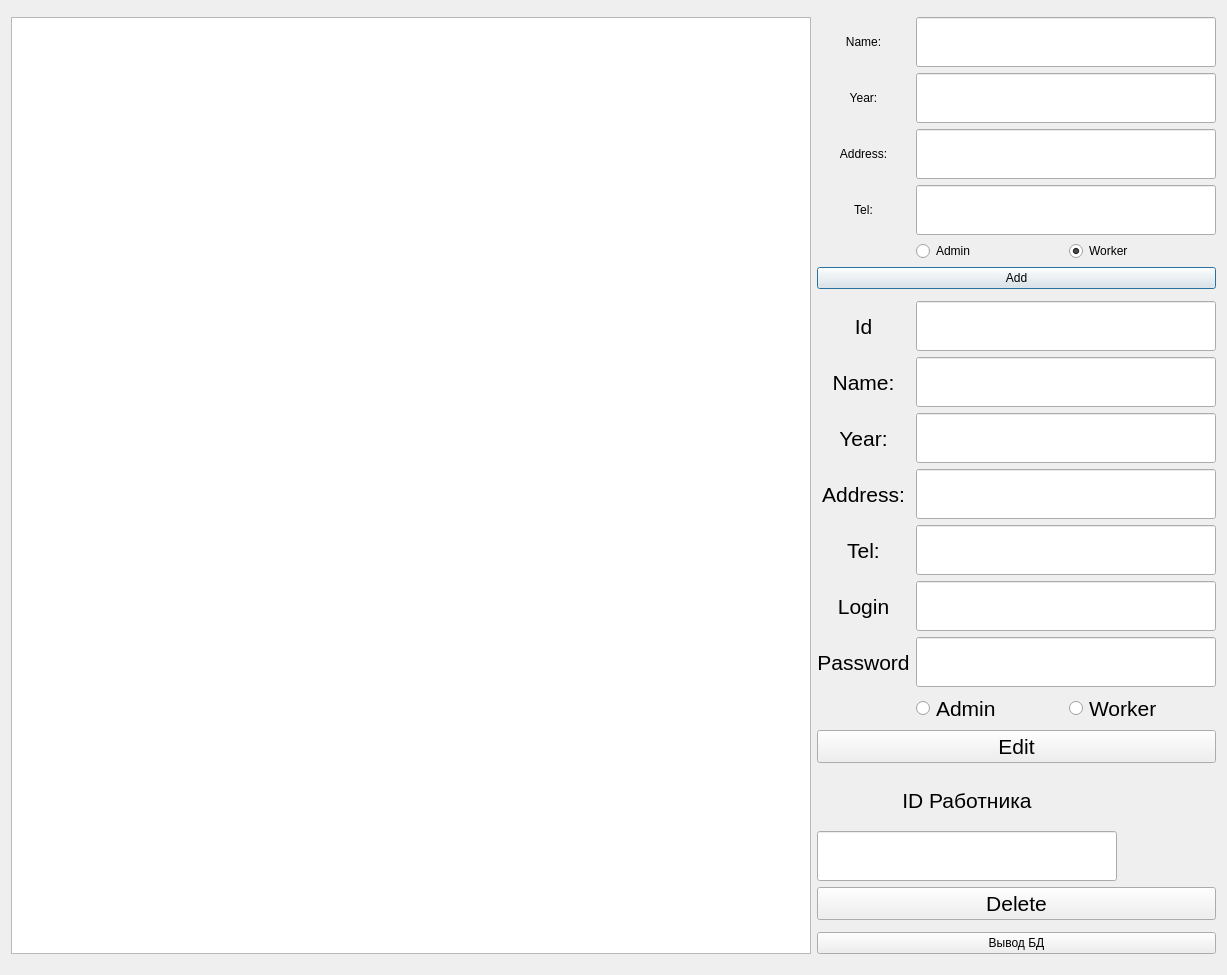
<?xml version="1.0" encoding="UTF-8"?>
<ui version="4.0">
 <class>Dialog</class>
 <widget class="QDialog" name="Dialog">
  <property name="geometry">
   <rect>
    <x>0</x>
    <y>0</y>
    <width>1224</width>
    <height>975</height>
   </rect>
  </property>
  <property name="windowTitle">
   <string>Dialog</string>
  </property>
  <layout class="QGridLayout" name="gridLayout">
   <item row="0" column="1">
    <layout class="QVBoxLayout" name="verticalLayout_2">
     <item>
      <layout class="QVBoxLayout" name="verticalLayout">
       <item>
        <layout class="QHBoxLayout" name="horizontalLayout">
         <item>
          <widget class="QLabel" name="label">
           <property name="text">
            <string>Name:</string>
           </property>
           <property name="alignment">
            <set>Qt::AlignCenter</set>
           </property>
          </widget>
         </item>
         <item>
          <widget class="QLineEdit" name="Name">
           <property name="enabled">
            <bool>true</bool>
           </property>
           <property name="minimumSize">
            <size>
             <width>300</width>
             <height>50</height>
            </size>
           </property>
           <property name="maximumSize">
            <size>
             <width>300</width>
             <height>50</height>
            </size>
           </property>
           <property name="font">
            <font>
             <italic>false</italic>
            </font>
           </property>
           <property name="cursor">
            <cursorShape>IBeamCursor</cursorShape>
           </property>
           <property name="tabletTracking">
            <bool>false</bool>
           </property>
           <property name="contextMenuPolicy">
            <enum>Qt::DefaultContextMenu</enum>
           </property>
           <property name="statusTip">
            <string/>
           </property>
           <property name="locale">
            <locale language="Russian" country="Russia"/>
           </property>
           <property name="text">
            <string comment="Name" extracomment="Name"/>
           </property>
           <property name="maxLength">
            <number>50</number>
           </property>
           <property name="echoMode">
            <enum>QLineEdit::Normal</enum>
           </property>
           <property name="alignment">
            <set>Qt::AlignCenter</set>
           </property>
           <property name="dragEnabled">
            <bool>false</bool>
           </property>
          </widget>
         </item>
        </layout>
       </item>
       <item>
        <layout class="QHBoxLayout" name="horizontalLayout_2">
         <item>
          <widget class="QLabel" name="label_2">
           <property name="text">
            <string>Year:</string>
           </property>
           <property name="alignment">
            <set>Qt::AlignCenter</set>
           </property>
          </widget>
         </item>
         <item>
          <widget class="QLineEdit" name="Year">
           <property name="minimumSize">
            <size>
             <width>300</width>
             <height>50</height>
            </size>
           </property>
           <property name="maximumSize">
            <size>
             <width>300</width>
             <height>50</height>
            </size>
           </property>
           <property name="font">
            <font>
             <italic>false</italic>
            </font>
           </property>
           <property name="contextMenuPolicy">
            <enum>Qt::DefaultContextMenu</enum>
           </property>
           <property name="locale">
            <locale language="Russian" country="Russia"/>
           </property>
           <property name="text">
            <string/>
           </property>
           <property name="maxLength">
            <number>50</number>
           </property>
           <property name="echoMode">
            <enum>QLineEdit::Normal</enum>
           </property>
           <property name="alignment">
            <set>Qt::AlignCenter</set>
           </property>
           <property name="dragEnabled">
            <bool>false</bool>
           </property>
          </widget>
         </item>
        </layout>
       </item>
       <item>
        <layout class="QHBoxLayout" name="horizontalLayout_3">
         <item>
          <widget class="QLabel" name="label_3">
           <property name="text">
            <string>Address:</string>
           </property>
           <property name="alignment">
            <set>Qt::AlignCenter</set>
           </property>
          </widget>
         </item>
         <item>
          <widget class="QLineEdit" name="Address">
           <property name="minimumSize">
            <size>
             <width>300</width>
             <height>50</height>
            </size>
           </property>
           <property name="maximumSize">
            <size>
             <width>300</width>
             <height>50</height>
            </size>
           </property>
           <property name="font">
            <font>
             <italic>false</italic>
            </font>
           </property>
           <property name="contextMenuPolicy">
            <enum>Qt::DefaultContextMenu</enum>
           </property>
           <property name="locale">
            <locale language="Russian" country="Russia"/>
           </property>
           <property name="text">
            <string/>
           </property>
           <property name="maxLength">
            <number>50</number>
           </property>
           <property name="echoMode">
            <enum>QLineEdit::Normal</enum>
           </property>
           <property name="alignment">
            <set>Qt::AlignCenter</set>
           </property>
           <property name="dragEnabled">
            <bool>false</bool>
           </property>
          </widget>
         </item>
        </layout>
       </item>
       <item>
        <layout class="QHBoxLayout" name="horizontalLayout_4">
         <item>
          <widget class="QLabel" name="label_4">
           <property name="text">
            <string>Tel:</string>
           </property>
           <property name="alignment">
            <set>Qt::AlignCenter</set>
           </property>
          </widget>
         </item>
         <item>
          <widget class="QLineEdit" name="Tel">
           <property name="minimumSize">
            <size>
             <width>300</width>
             <height>50</height>
            </size>
           </property>
           <property name="maximumSize">
            <size>
             <width>300</width>
             <height>50</height>
            </size>
           </property>
           <property name="font">
            <font>
             <italic>false</italic>
            </font>
           </property>
           <property name="contextMenuPolicy">
            <enum>Qt::DefaultContextMenu</enum>
           </property>
           <property name="locale">
            <locale language="Russian" country="Russia"/>
           </property>
           <property name="text">
            <string/>
           </property>
           <property name="maxLength">
            <number>50</number>
           </property>
           <property name="echoMode">
            <enum>QLineEdit::Normal</enum>
           </property>
           <property name="alignment">
            <set>Qt::AlignCenter</set>
           </property>
           <property name="dragEnabled">
            <bool>false</bool>
           </property>
          </widget>
         </item>
        </layout>
       </item>
      </layout>
     </item>
     <item>
      <layout class="QHBoxLayout" name="horizontalLayout_5">
       <item>
        <spacer name="horizontalSpacer_3">
         <property name="orientation">
          <enum>Qt::Horizontal</enum>
         </property>
         <property name="sizeHint" stdset="0">
          <size>
           <width>20</width>
           <height>20</height>
          </size>
         </property>
        </spacer>
       </item>
       <item>
        <widget class="QRadioButton" name="Admin">
         <property name="minimumSize">
          <size>
           <width>147</width>
           <height>0</height>
          </size>
         </property>
         <property name="maximumSize">
          <size>
           <width>147</width>
           <height>16777215</height>
          </size>
         </property>
         <property name="text">
          <string>Admin</string>
         </property>
        </widget>
       </item>
       <item>
        <widget class="QRadioButton" name="Worker">
         <property name="minimumSize">
          <size>
           <width>147</width>
           <height>0</height>
          </size>
         </property>
         <property name="maximumSize">
          <size>
           <width>147</width>
           <height>16777215</height>
          </size>
         </property>
         <property name="text">
          <string>Worker</string>
         </property>
         <property name="checkable">
          <bool>true</bool>
         </property>
         <property name="checked">
          <bool>true</bool>
         </property>
        </widget>
       </item>
      </layout>
     </item>
     <item>
      <widget class="QPushButton" name="Add">
       <property name="text">
        <string>Add</string>
       </property>
      </widget>
     </item>
    </layout>
   </item>
   <item row="3" column="1">
    <widget class="QPushButton" name="pushButton">
     <property name="text">
      <string>Вывод БД</string>
     </property>
    </widget>
   </item>
   <item row="1" column="1">
    <layout class="QVBoxLayout" name="verticalLayout_5">
     <item>
      <layout class="QVBoxLayout" name="verticalLayout_6">
       <item>
        <layout class="QHBoxLayout" name="horizontalLayout_6">
         <item>
          <widget class="QLabel" name="label_6">
           <property name="font">
            <font>
             <pointsize>16</pointsize>
            </font>
           </property>
           <property name="text">
            <string>Id</string>
           </property>
           <property name="alignment">
            <set>Qt::AlignCenter</set>
           </property>
          </widget>
         </item>
         <item>
          <widget class="QLineEdit" name="id_2">
           <property name="minimumSize">
            <size>
             <width>300</width>
             <height>50</height>
            </size>
           </property>
           <property name="maximumSize">
            <size>
             <width>300</width>
             <height>50</height>
            </size>
           </property>
           <property name="font">
            <font>
             <pointsize>16</pointsize>
             <italic>false</italic>
            </font>
           </property>
           <property name="contextMenuPolicy">
            <enum>Qt::DefaultContextMenu</enum>
           </property>
           <property name="locale">
            <locale language="Russian" country="Russia"/>
           </property>
           <property name="text">
            <string/>
           </property>
           <property name="maxLength">
            <number>50</number>
           </property>
           <property name="echoMode">
            <enum>QLineEdit::Normal</enum>
           </property>
           <property name="alignment">
            <set>Qt::AlignCenter</set>
           </property>
           <property name="dragEnabled">
            <bool>false</bool>
           </property>
          </widget>
         </item>
        </layout>
       </item>
       <item>
        <layout class="QHBoxLayout" name="horizontalLayout_7">
         <item>
          <widget class="QLabel" name="label_7">
           <property name="font">
            <font>
             <pointsize>16</pointsize>
            </font>
           </property>
           <property name="text">
            <string>Name:</string>
           </property>
           <property name="alignment">
            <set>Qt::AlignCenter</set>
           </property>
          </widget>
         </item>
         <item>
          <widget class="QLineEdit" name="Name_2">
           <property name="enabled">
            <bool>true</bool>
           </property>
           <property name="minimumSize">
            <size>
             <width>300</width>
             <height>50</height>
            </size>
           </property>
           <property name="maximumSize">
            <size>
             <width>300</width>
             <height>50</height>
            </size>
           </property>
           <property name="font">
            <font>
             <pointsize>16</pointsize>
             <italic>false</italic>
            </font>
           </property>
           <property name="cursor">
            <cursorShape>IBeamCursor</cursorShape>
           </property>
           <property name="tabletTracking">
            <bool>false</bool>
           </property>
           <property name="contextMenuPolicy">
            <enum>Qt::DefaultContextMenu</enum>
           </property>
           <property name="statusTip">
            <string/>
           </property>
           <property name="locale">
            <locale language="Russian" country="Russia"/>
           </property>
           <property name="text">
            <string comment="Name" extracomment="Name"/>
           </property>
           <property name="maxLength">
            <number>50</number>
           </property>
           <property name="echoMode">
            <enum>QLineEdit::Normal</enum>
           </property>
           <property name="alignment">
            <set>Qt::AlignCenter</set>
           </property>
           <property name="dragEnabled">
            <bool>false</bool>
           </property>
          </widget>
         </item>
        </layout>
       </item>
       <item>
        <layout class="QHBoxLayout" name="horizontalLayout_8">
         <item>
          <widget class="QLabel" name="label_8">
           <property name="font">
            <font>
             <pointsize>16</pointsize>
            </font>
           </property>
           <property name="text">
            <string>Year:</string>
           </property>
           <property name="alignment">
            <set>Qt::AlignCenter</set>
           </property>
          </widget>
         </item>
         <item>
          <widget class="QLineEdit" name="Year_2">
           <property name="minimumSize">
            <size>
             <width>300</width>
             <height>50</height>
            </size>
           </property>
           <property name="maximumSize">
            <size>
             <width>300</width>
             <height>50</height>
            </size>
           </property>
           <property name="font">
            <font>
             <pointsize>16</pointsize>
             <italic>false</italic>
            </font>
           </property>
           <property name="contextMenuPolicy">
            <enum>Qt::DefaultContextMenu</enum>
           </property>
           <property name="locale">
            <locale language="Russian" country="Russia"/>
           </property>
           <property name="text">
            <string/>
           </property>
           <property name="maxLength">
            <number>50</number>
           </property>
           <property name="echoMode">
            <enum>QLineEdit::Normal</enum>
           </property>
           <property name="alignment">
            <set>Qt::AlignCenter</set>
           </property>
           <property name="dragEnabled">
            <bool>false</bool>
           </property>
          </widget>
         </item>
        </layout>
       </item>
       <item>
        <layout class="QHBoxLayout" name="horizontalLayout_9">
         <item>
          <widget class="QLabel" name="label_9">
           <property name="font">
            <font>
             <pointsize>16</pointsize>
            </font>
           </property>
           <property name="text">
            <string>Address:</string>
           </property>
           <property name="alignment">
            <set>Qt::AlignCenter</set>
           </property>
          </widget>
         </item>
         <item>
          <widget class="QLineEdit" name="Address_2">
           <property name="minimumSize">
            <size>
             <width>300</width>
             <height>50</height>
            </size>
           </property>
           <property name="maximumSize">
            <size>
             <width>300</width>
             <height>50</height>
            </size>
           </property>
           <property name="font">
            <font>
             <pointsize>16</pointsize>
             <italic>false</italic>
            </font>
           </property>
           <property name="contextMenuPolicy">
            <enum>Qt::DefaultContextMenu</enum>
           </property>
           <property name="locale">
            <locale language="Russian" country="Russia"/>
           </property>
           <property name="text">
            <string/>
           </property>
           <property name="maxLength">
            <number>50</number>
           </property>
           <property name="echoMode">
            <enum>QLineEdit::Normal</enum>
           </property>
           <property name="alignment">
            <set>Qt::AlignCenter</set>
           </property>
           <property name="dragEnabled">
            <bool>false</bool>
           </property>
          </widget>
         </item>
        </layout>
       </item>
       <item>
        <layout class="QHBoxLayout" name="horizontalLayout_10">
         <item>
          <widget class="QLabel" name="label_10">
           <property name="font">
            <font>
             <pointsize>16</pointsize>
            </font>
           </property>
           <property name="text">
            <string>Tel:</string>
           </property>
           <property name="alignment">
            <set>Qt::AlignCenter</set>
           </property>
          </widget>
         </item>
         <item>
          <widget class="QLineEdit" name="Tel_2">
           <property name="minimumSize">
            <size>
             <width>300</width>
             <height>50</height>
            </size>
           </property>
           <property name="maximumSize">
            <size>
             <width>300</width>
             <height>50</height>
            </size>
           </property>
           <property name="font">
            <font>
             <pointsize>16</pointsize>
             <italic>false</italic>
            </font>
           </property>
           <property name="contextMenuPolicy">
            <enum>Qt::DefaultContextMenu</enum>
           </property>
           <property name="locale">
            <locale language="Russian" country="Russia"/>
           </property>
           <property name="text">
            <string/>
           </property>
           <property name="maxLength">
            <number>50</number>
           </property>
           <property name="echoMode">
            <enum>QLineEdit::Normal</enum>
           </property>
           <property name="alignment">
            <set>Qt::AlignCenter</set>
           </property>
           <property name="dragEnabled">
            <bool>false</bool>
           </property>
          </widget>
         </item>
        </layout>
       </item>
       <item>
        <layout class="QHBoxLayout" name="horizontalLayout_11">
         <item>
          <widget class="QLabel" name="label_11">
           <property name="font">
            <font>
             <pointsize>16</pointsize>
            </font>
           </property>
           <property name="text">
            <string>Login</string>
           </property>
           <property name="alignment">
            <set>Qt::AlignCenter</set>
           </property>
          </widget>
         </item>
         <item>
          <widget class="QLineEdit" name="login">
           <property name="minimumSize">
            <size>
             <width>300</width>
             <height>50</height>
            </size>
           </property>
           <property name="maximumSize">
            <size>
             <width>300</width>
             <height>50</height>
            </size>
           </property>
           <property name="font">
            <font>
             <pointsize>16</pointsize>
             <italic>false</italic>
            </font>
           </property>
           <property name="contextMenuPolicy">
            <enum>Qt::DefaultContextMenu</enum>
           </property>
           <property name="locale">
            <locale language="Russian" country="Russia"/>
           </property>
           <property name="text">
            <string/>
           </property>
           <property name="maxLength">
            <number>50</number>
           </property>
           <property name="echoMode">
            <enum>QLineEdit::Normal</enum>
           </property>
           <property name="alignment">
            <set>Qt::AlignCenter</set>
           </property>
           <property name="dragEnabled">
            <bool>false</bool>
           </property>
          </widget>
         </item>
        </layout>
       </item>
       <item>
        <layout class="QHBoxLayout" name="horizontalLayout_12">
         <item>
          <widget class="QLabel" name="label_12">
           <property name="font">
            <font>
             <pointsize>16</pointsize>
            </font>
           </property>
           <property name="text">
            <string>Password</string>
           </property>
           <property name="alignment">
            <set>Qt::AlignCenter</set>
           </property>
          </widget>
         </item>
         <item>
          <widget class="QLineEdit" name="password">
           <property name="minimumSize">
            <size>
             <width>300</width>
             <height>50</height>
            </size>
           </property>
           <property name="maximumSize">
            <size>
             <width>300</width>
             <height>50</height>
            </size>
           </property>
           <property name="font">
            <font>
             <pointsize>16</pointsize>
             <italic>false</italic>
            </font>
           </property>
           <property name="contextMenuPolicy">
            <enum>Qt::DefaultContextMenu</enum>
           </property>
           <property name="locale">
            <locale language="Russian" country="Russia"/>
           </property>
           <property name="text">
            <string/>
           </property>
           <property name="maxLength">
            <number>50</number>
           </property>
           <property name="echoMode">
            <enum>QLineEdit::Normal</enum>
           </property>
           <property name="alignment">
            <set>Qt::AlignCenter</set>
           </property>
           <property name="dragEnabled">
            <bool>false</bool>
           </property>
          </widget>
         </item>
        </layout>
       </item>
      </layout>
     </item>
     <item>
      <layout class="QHBoxLayout" name="horizontalLayout_13">
       <item>
        <spacer name="horizontalSpacer_4">
         <property name="orientation">
          <enum>Qt::Horizontal</enum>
         </property>
         <property name="sizeHint" stdset="0">
          <size>
           <width>20</width>
           <height>20</height>
          </size>
         </property>
        </spacer>
       </item>
       <item>
        <widget class="QRadioButton" name="Admin_2">
         <property name="minimumSize">
          <size>
           <width>147</width>
           <height>0</height>
          </size>
         </property>
         <property name="maximumSize">
          <size>
           <width>147</width>
           <height>16777215</height>
          </size>
         </property>
         <property name="font">
          <font>
           <pointsize>16</pointsize>
          </font>
         </property>
         <property name="text">
          <string>Admin</string>
         </property>
        </widget>
       </item>
       <item>
        <widget class="QRadioButton" name="Worker_2">
         <property name="minimumSize">
          <size>
           <width>147</width>
           <height>0</height>
          </size>
         </property>
         <property name="maximumSize">
          <size>
           <width>147</width>
           <height>16777215</height>
          </size>
         </property>
         <property name="font">
          <font>
           <pointsize>16</pointsize>
          </font>
         </property>
         <property name="text">
          <string>Worker</string>
         </property>
         <property name="checkable">
          <bool>true</bool>
         </property>
         <property name="checked">
          <bool>false</bool>
         </property>
        </widget>
       </item>
      </layout>
     </item>
     <item>
      <widget class="QPushButton" name="Edit">
       <property name="font">
        <font>
         <pointsize>16</pointsize>
        </font>
       </property>
       <property name="text">
        <string>Edit</string>
       </property>
      </widget>
     </item>
    </layout>
   </item>
   <item row="2" column="1">
    <layout class="QVBoxLayout" name="verticalLayout_3">
     <item>
      <layout class="QVBoxLayout" name="verticalLayout_4">
       <item>
        <widget class="QLabel" name="label_5">
         <property name="minimumSize">
          <size>
           <width>300</width>
           <height>50</height>
          </size>
         </property>
         <property name="maximumSize">
          <size>
           <width>300</width>
           <height>50</height>
          </size>
         </property>
         <property name="font">
          <font>
           <pointsize>16</pointsize>
          </font>
         </property>
         <property name="text">
          <string>ID Работника</string>
         </property>
         <property name="alignment">
          <set>Qt::AlignCenter</set>
         </property>
        </widget>
       </item>
       <item>
        <widget class="QLineEdit" name="id">
         <property name="minimumSize">
          <size>
           <width>300</width>
           <height>50</height>
          </size>
         </property>
         <property name="maximumSize">
          <size>
           <width>300</width>
           <height>50</height>
          </size>
         </property>
         <property name="font">
          <font>
           <pointsize>16</pointsize>
          </font>
         </property>
         <property name="alignment">
          <set>Qt::AlignCenter</set>
         </property>
        </widget>
       </item>
      </layout>
     </item>
     <item>
      <widget class="QPushButton" name="Delete">
       <property name="font">
        <font>
         <pointsize>16</pointsize>
        </font>
       </property>
       <property name="text">
        <string>Delete</string>
       </property>
      </widget>
     </item>
    </layout>
   </item>
   <item row="0" column="0" rowspan="4">
    <widget class="QTableView" name="tableView">
     <property name="minimumSize">
      <size>
       <width>800</width>
       <height>0</height>
      </size>
     </property>
    </widget>
   </item>
  </layout>
 </widget>
 <resources/>
 <connections/>
</ui>
